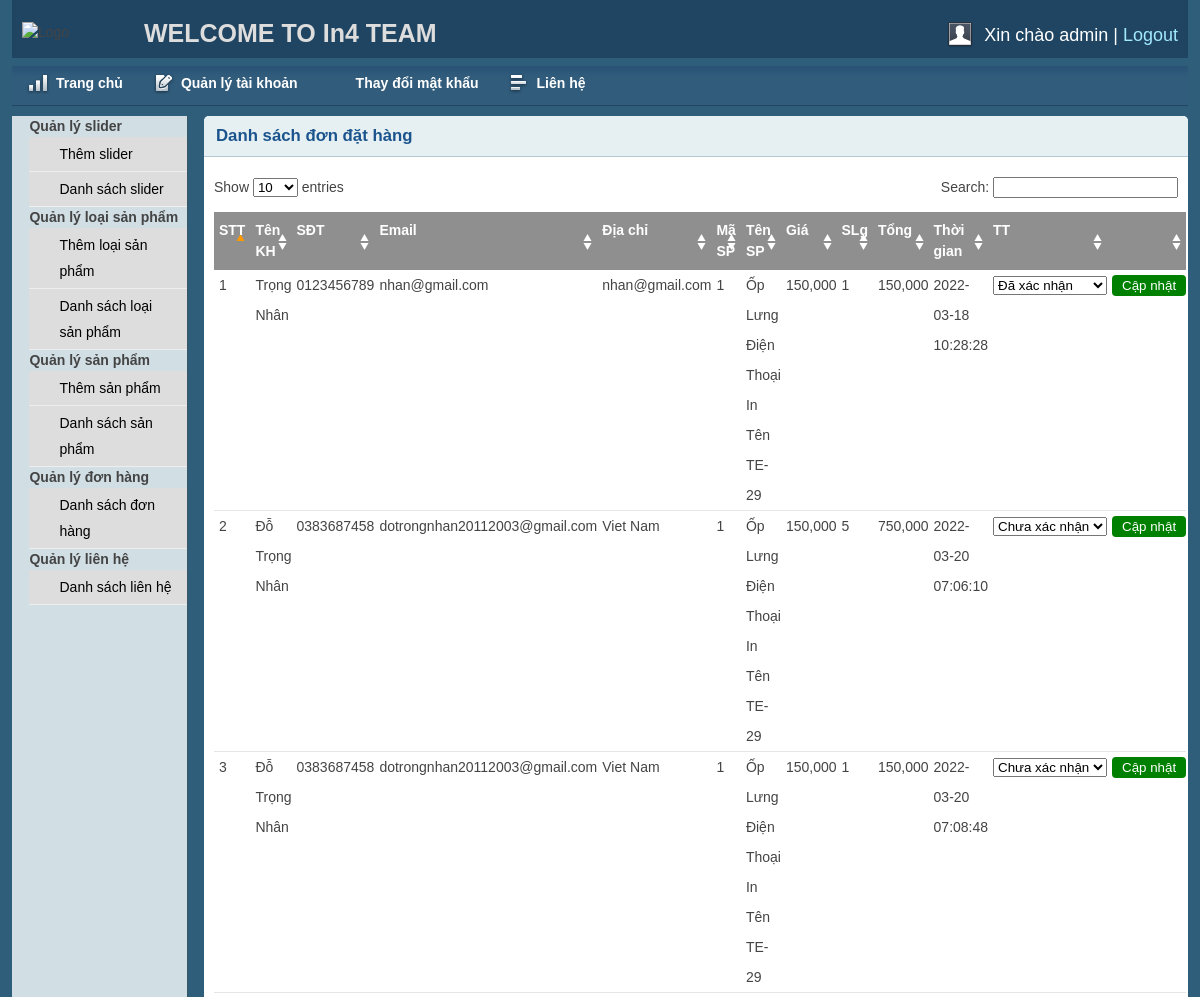
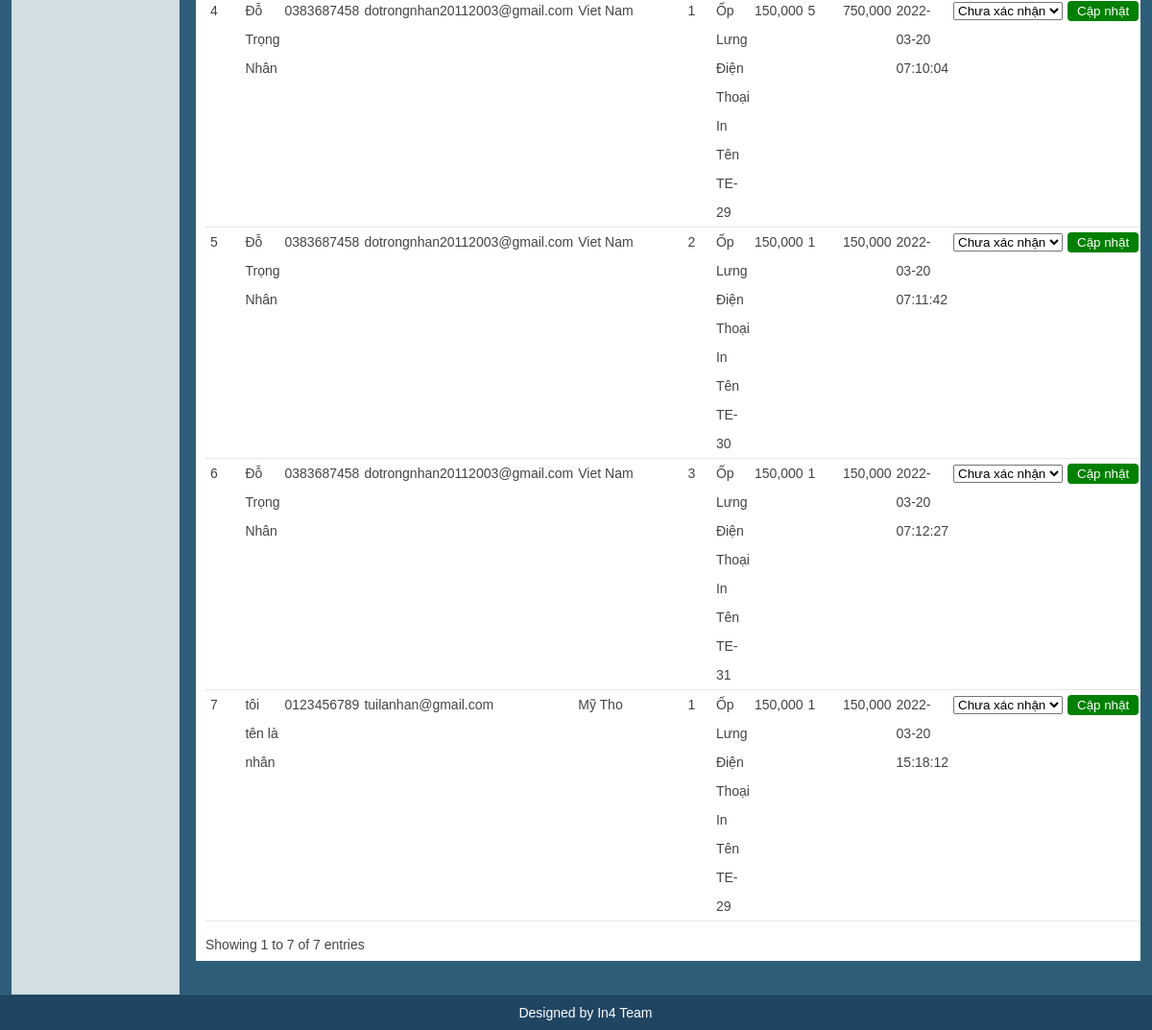
Page /admin/orderlist.php (signed in) on the earlier database version (2 pictures, top to bottom).
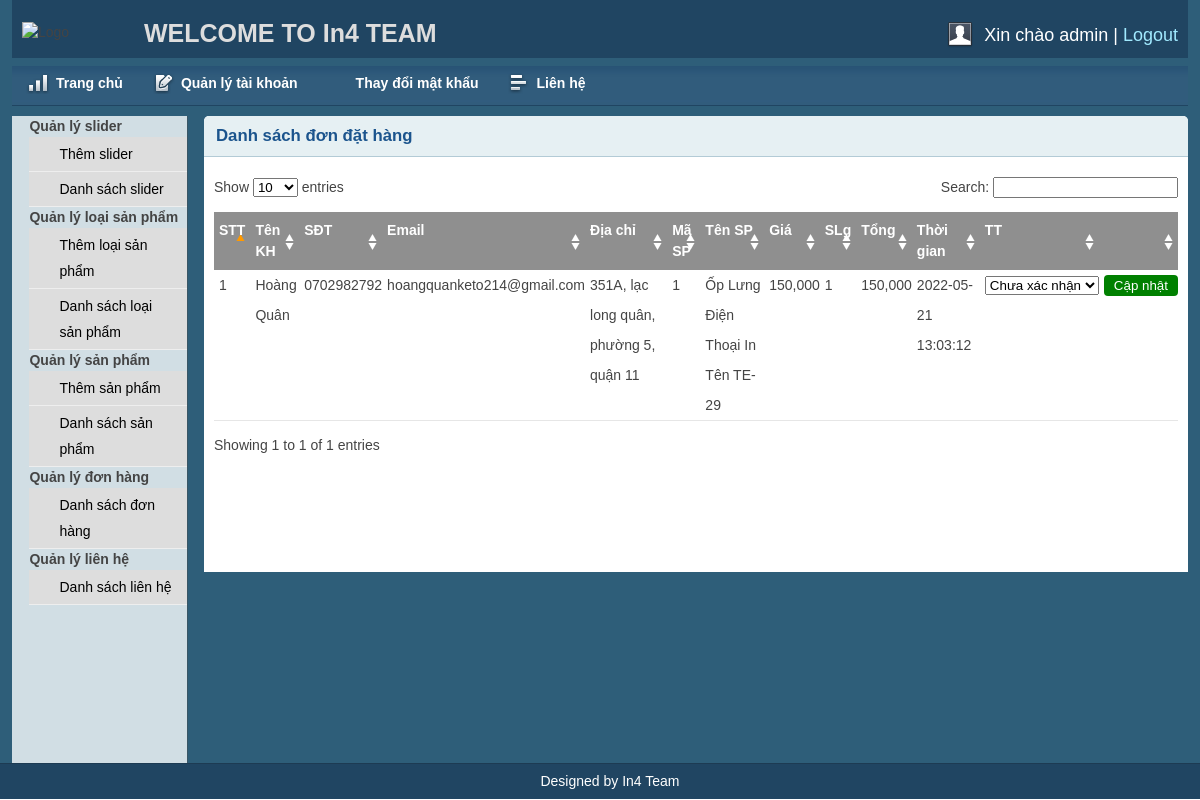
Same page on the later database version.
### tables this page shows
CREATE TABLE `orders` (
  `id` int(11) NOT NULL,
  `user_id` int(11) DEFAULT NULL,
  `session_id` varchar(500) DEFAULT NULL,
  `name` varchar(500) NOT NULL,
  `phone` varchar(20) NOT NULL,
  `email` varchar(200) NOT NULL,
  `address` varchar(500) NOT NULL,
  `product_id` int(11) NOT NULL,
  `product_name` varchar(500) NOT NULL,
  `price` int(11) NOT NULL,
  `amount` int(11) NOT NULL,
  `total` int(11) NOT NULL,
  `thoigian` timestamp NOT NULL DEFAULT current_timestamp(),
  `status` int(11) NOT NULL DEFAULT 0
);

### lib/session.php (called while the page is built, shortened)
<?php
	class Session{
		public static function get($key){
			if(isset($_SESSION[$key])){
				return $_SESSION[$key];
			}else{
				return false;
			}
		}
	}
?>

### lib/database.php (called while the page is built, shortened)
<?php
	class Database{
		public $host = "localhost";
		public $user = "root";
		public $pass = "";
		public $dbname = "shopcase";
		public $link ;
		public function connectDB(){
			$this->link = new mysqli($this->host,$this->user,$this->pass,$this->dbname);
		}
		public function select($query){
			$result = $this->link->query($query) or die($this->link->error.__LINE__);
			if($result->num_rows > 0){
				return $result;
			}else{
				return false;
			}
		}
	}
?>

### model/morder.php (called while the page is built, shortened)
<?php
	$url = $_SERVER['REQUEST_URI'];
	if (strlen(strstr($url,"admin")) > 0) {
		include_once"../lib/database.php";
	}else{
		include_once"./lib/database.php";
	}
?>
<?php
	class order{
		public static function getall_order(){
			$db = new Database();
			$query = "select * from orders order by id";
			$ketqua = $db->select($query);
			return $ketqua;
		}
	}
?>

### admin/orderlist.php (the view, shortened to what this page needs)
<?php include'inc/header.php';?>
<?php include'inc/sidebar.php';?>
<?php
	include_once"../model/morder.php";
?>
<div class="grid_10">
	<div class="box round first grid">
		<h2>Danh sách đơn đặt hàng</h2>
		<div class="block">
			<table class="data display datatable" id="example">
			<thead>
				<tr>
					<th>STT</th>
					<th>Tên KH</th>
					<th>SĐT</th>
					<th>Email</th>
					<th>Địa chỉ</th>
					<th>Mã SP</th>
					<th>Tên SP</th>
					<th>Giá</th>
					<th>SLg </th>
					<th>Tổng</th>
					<th>Thời gian</th>
					<th>TT</th>
					<th></th>
				</tr>
			</thead>
			<tbody>
			<?php
				$get_order = order::getall_order();
				if($get_order):
					$i = 0;
					while($ketqua = $get_order->fetch_assoc()):
						$i++;
			?>
				<tr class="gradeX odd">
					<td><?=$i?></td>
					<td><?=$ketqua['name']?></td>
					<td><?=$ketqua['phone']?></td>
					<td><?=$ketqua['email']?></td>
					<td><?=$ketqua['address']?></td>
					<td><?=$ketqua['product_id']?></td>
					<td><?=$ketqua['product_name']?></td>
					<td><?=number_format($ketqua['price'])?></td>
					<td><?=$ketqua['amount']?></td>
					<td><?=number_format($ketqua['total'])?></td>
					<td><?=$ketqua['thoigian']?></td>
					<form action="" method="get">
					<td>
						<select name="trangthai" id="trangthai">
							<option value="0" <?php if($ketqua['status']==0) echo "selected"; ?> >Chưa xác nhận</option>
							<option value="1" <?php if($ketqua['status']==1) echo "selected"; ?>>Đã xác nhận</option>
						</select>
					</td>
					<td>
						<input type="submit" value="Cập nhật" name="capnhat" id="capnhat">
					</td>
					</form>
				</tr>
			<?php endwhile; endif; ?>
			</tbody>
		</table>
		</div>
	</div>
</div>
<?php include 'inc/footer.php';?>

### admin/inc/header.php (shortened to what this page needs)
<?php
    include"../lib/session.php";
?>
<!DOCTYPE html>
<html>
<head>
    <link rel="stylesheet" type="text/css" href="css/reset.css" media="screen" />
    <link rel="stylesheet" type="text/css" href="css/text.css" media="screen" />
    <link rel="stylesheet" type="text/css" href="css/grid.css" media="screen" />
    <link rel="stylesheet" type="text/css" href="css/layout.css" media="screen" />
    <link rel="stylesheet" type="text/css" href="css/nav.css" media="screen" />
    <link href="css/table/demo_page.css" rel="stylesheet" type="text/css" />
</head>
<body>
    <div class="container_12">
        <div class="grid_12 header-repeat">
            <div id="branding">
                <div class="floatleft" style="width: 100px;">
                    <img src="https://encrypted-tbn0.gstatic.com/images?q=tbn:ANd9GcQvdBkO_h0d2o0m69KT2Tz7Ubq06UHBEyCvGw&usqp=CAU" width="100%" alt="Logo" />
				</div>
				<div class="floatleft middle">
					<h1 style="padding: 10px 0px 0px 0px;">WELCOME TO In4 TEAM</h1>
				</div>
                <div class="floatright">
                    <div class="floatleft">
                        <img src="img/img-profile.jpg" alt="Profile Pic" /></div>
                    <div class="floatleft marginleft10">
                        <ul class="inline-ul floatleft" style="font-size: 18px;">
                            <li>Xin chào <?php echo Session::get('name') ?></li>
                            <li><a href="?action=logout" onclick="return confirm('Bạn có chắc muốn đăng xuất!')">Logout</a></li>
                        </ul>
                    </div>
                </div>
            </div>
        </div>
        <div class="grid_12">
            <ul class="nav main">
                <li class="ic-dashboard"><a href="index.php"><span>Trang chủ</span></a> </li>
                <li class="ic-form-style"><a href="userlist.php"><span>Quản lý tài khoản</span></a></li>
				<li class="ic-typography"><a href="changepassword.php"><span>Thay đổi mật khẩu</span></a></li>
				<li class="ic-grid-tables"><a href="contactlist.php"><span>Liên hệ</span></a></li>
            </ul>
        </div>

### admin/inc/sidebar.php (shortened to what this page needs)
<div class="grid_2">
    <div class="box sidemenu">
        <div class="block" id="section-menu">
            <ul class="section menu">
				<li>Quản lý slider
                    <ul class="submenu">
                        <li><a href="slideradd.php">Thêm slider</a> </li>
                        <li><a href="sliderlist.php">Danh sách slider</a> </li>
                    </ul>
                </li>
                <li>Quản lý loại sản phẩm
                    <ul class="submenu">
                        <li><a href="catadd.php">Thêm loại sản phẩm</a> </li>
                        <li><a href="catlist.php">Danh sách loại sản phẩm</a> </li>
                    </ul>
                </li>
                <li>Quản lý sản phẩm
                    <ul class="submenu">
                        <li><a href="productadd.php">Thêm sản phẩm</a> </li>
                        <li><a href="productlist.php">Danh sách sản phẩm</a> </li>
                    </ul>
                </li>
                <li>Quản lý đơn hàng
                    <ul class="submenu">
                        <li><a href="orderlist.php">Danh sách đơn hàng</a> </li>
                    </ul>
                </li>
                <li>Quản lý liên hệ
                    <ul class="submenu">
                        <li><a href="contactlist.php">Danh sách liên hệ</a> </li>
                    </ul>
                </li>
            </ul>
        </div>
    </div>
</div>

### admin/inc/footer.php (shortened to what this page needs)
    </div>
    <div id="site_info">
        <p style="text-align: center">
            Designed by In4 Team
        </p>
    </div>
</body>
</html>

### admin/css/layout.css (style rules this page uses)
body { background: #fff none repeat scroll 0 0; color: #444; font-size: 14px; padding: 0; }
.floatleft { float: left; }
.middle { margin-left: 22px; margin-top: -14px; }
.middle h1 { color: #ddd; margin: 0 }
.floatright { float: right; }
.inline-ul li { display: inline; color: #fff; }
.marginleft10 { margin-left: 10px; }
a { color: #000; font-weight: bold; text-decoration: none; }
.container_12, .container_16 { background: #2E5E79; }
h1, h2, h3, h4, h5, h6 { line-height: 1.2em; margin-bottom: .3em; }
h2 { margin-top: 1em; }
#branding { font-weight: normal; margin-bottom: 0; padding: 22px 10px 3px; text-align: left; }
.header-repeat { background: url(../img/header-repeat.jpg) repeat-x; }
#branding a { color: #A1EAFF; font-weight: normal; }
#branding a:before { content: " | "; color: #fff; }
#branding ul, #branding ul li { margin: 0px; padding: 0px; }
#branding li { padding: 0px 0px 0px 0px !important; }
.box { background: #fff; margin-bottom: 20px; padding: 10px 10px 10px 10px; margin-left: -8px; }
.box.grid { padding-bottom: 40px; }
.box.round { -moz-border-radius: 5px 5px 0px 0px; -webkit-border-radius: 5px 5px 0px 0px; border-radius: 5px 5px 0px 0px; }
.box h2 { font-size: 1.2em; font-weight: bold; color: #1B548D; background: #E6F0F3; margin: -10px -10px 0 -10px; padding: 10px 12px; border-bottom: 1px solid #B3CBD6; -moz-border-radius: 5px 5px 0px 0px; -webkit-border-radius: 5px 5px 0px 0px; border-radius: 5px 5px 0px 0px; }
.box.first { min-height: 406px; }
.block { padding-top: 20px; }
.box.sidemenu { background-color: #D1DEE4; border-right: 1px solid #3A5665; padding: 0px; margin: 0px; cursor: pointer; }
.box.sidemenu .block { padding-top: 0px; margin-top: 0px; }
p { margin-bottom: 1em; }
ul, ol { padding-top: 0; }
ul.menu { list-style: none; border-top: 1px solid #bbb; }
ul.menu li { margin: 0; }
ul.menu li a { display: block; padding: 4px 10px; border-bottom: 1px solid #ccc; }
ul.menu ul { list-style: none; margin: 0; }
ul.menu ul li a { padding-left: 30px; }
ul.section { border-top: 0; margin-bottom: 0; }
ul.section li a { background: url(../img/sidemenu-repeat.jpg) repeat-x; line-height: 26px; padding-left: 28px; }
ul.section li li a { background: #ddd; border-bottom: 1px solid #eee; }
ul.section ul li { text-transform: none; }
#site_info { color: #fff; background: #204562; border-top: 1px solid #1d3b53; padding-left: 20px; }
#site_info p { line-height: 35px; margin-bottom: 0px; }
.block { padding-bottom: 1px; }
table.display { margin: 0 auto; clear: both; width: 100%; }
.sorting_asc { background: #8f8f8f url(../img/table/sort_asc.png) no-repeat center right; padding: 8px 5px; text-align: left; color: #fff; }
.sorting { background: #8f8f8f url(../img/table/sort_both.png) no-repeat center right; padding: 8px 5px; text-align: left; color: #fff; }
tr.odd { height: 30px; line-height: 30px; border-bottom: 1px solid #e6e6e6; }
tr.odd td, tr.even td { padding-left: 5px; }
tr.even { height: 30px; line-height: 30px; border-bottom: 1px solid #e6e6e6; }

### admin/inc/sidebar.php (style rules this page uses)
.menu > li { font-weight: bold; padding-left: 10%; }
.submenu a { font-weight: normal; }

### admin/orderlist.php (style rules this page uses)
#capnhat { cursor: pointer; background-color: green; border: none; padding: 3px 10px; border-radius: 4px; color: white; }

Differences in the rows shown:
removed orders: name "Trọng Nhân", phone "0123456789", email "nhan@gmail.com", address "nhan@gmail.com", product "1", product_name "Ốp Lưng Điện Thoại In Tên TE-29", price "150,000", amount "1", total "150,000", thoigian "2022-03-18 10:28:28", trangthai "Đã xác nhận"
removed orders: name "Đỗ Trọng Nhân", phone "0383687458", email "dotrongnhan20112003@gmail.com", address "Viet Nam", product "1", product_name "Ốp Lưng Điện Thoại In Tên TE-29", price "150,000", amount "5", total "750,000", thoigian "2022-03-20 07:06:10", trangthai "Chưa xác nhận"
removed orders: name "Đỗ Trọng Nhân", phone "0383687458", email "dotrongnhan20112003@gmail.com", address "Viet Nam", product "1", product_name "Ốp Lưng Điện Thoại In Tên TE-29", price "150,000", amount "1", total "150,000", thoigian "2022-03-20 07:08:48", trangthai "Chưa xác nhận"
removed orders: name "Đỗ Trọng Nhân", phone "0383687458", email "dotrongnhan20112003@gmail.com", address "Viet Nam", product "1", product_name "Ốp Lưng Điện Thoại In Tên TE-29", price "150,000", amount "5", total "750,000", thoigian "2022-03-20 07:10:04", trangthai "Chưa xác nhận"
removed orders: name "Đỗ Trọng Nhân", phone "0383687458", email "dotrongnhan20112003@gmail.com", address "Viet Nam", product "2", product_name "Ốp Lưng Điện Thoại In Tên TE-30", price "150,000", amount "1", total "150,000", thoigian "2022-03-20 07:11:42", trangthai "Chưa xác nhận"
removed orders: name "Đỗ Trọng Nhân", phone "0383687458", email "dotrongnhan20112003@gmail.com", address "Viet Nam", product "3", product_name "Ốp Lưng Điện Thoại In Tên TE-31", price "150,000", amount "1", total "150,000", thoigian "2022-03-20 07:12:27", trangthai "Chưa xác nhận"
removed orders: name "tôi tên là nhân", phone "0123456789", email "tuilanhan@gmail.com", address "Mỹ Tho", product "1", product_name "Ốp Lưng Điện Thoại In Tên TE-29", price "150,000", amount "1", total "150,000", thoigian "2022-03-20 15:18:12", trangthai "Chưa xác nhận"
added orders: name "Hoàng Quân", phone "0702982792", email "hoangquanketo214@gmail.com", address "351A, lạc long quân, phường 5, quận 11", product "1", product_name "Ốp Lưng Điện Thoại In Tên TE-29", price "150,000", amount "1", total "150,000", thoigian "2022-05-21 13:03:12", trangthai "Chưa xác nhận"
Other differences:
text written by a page script: "Show entries Search: Showing 1 to 7 of 7 entries" → "Show entries Search: Showing 1 to 1 of 1 entries"
